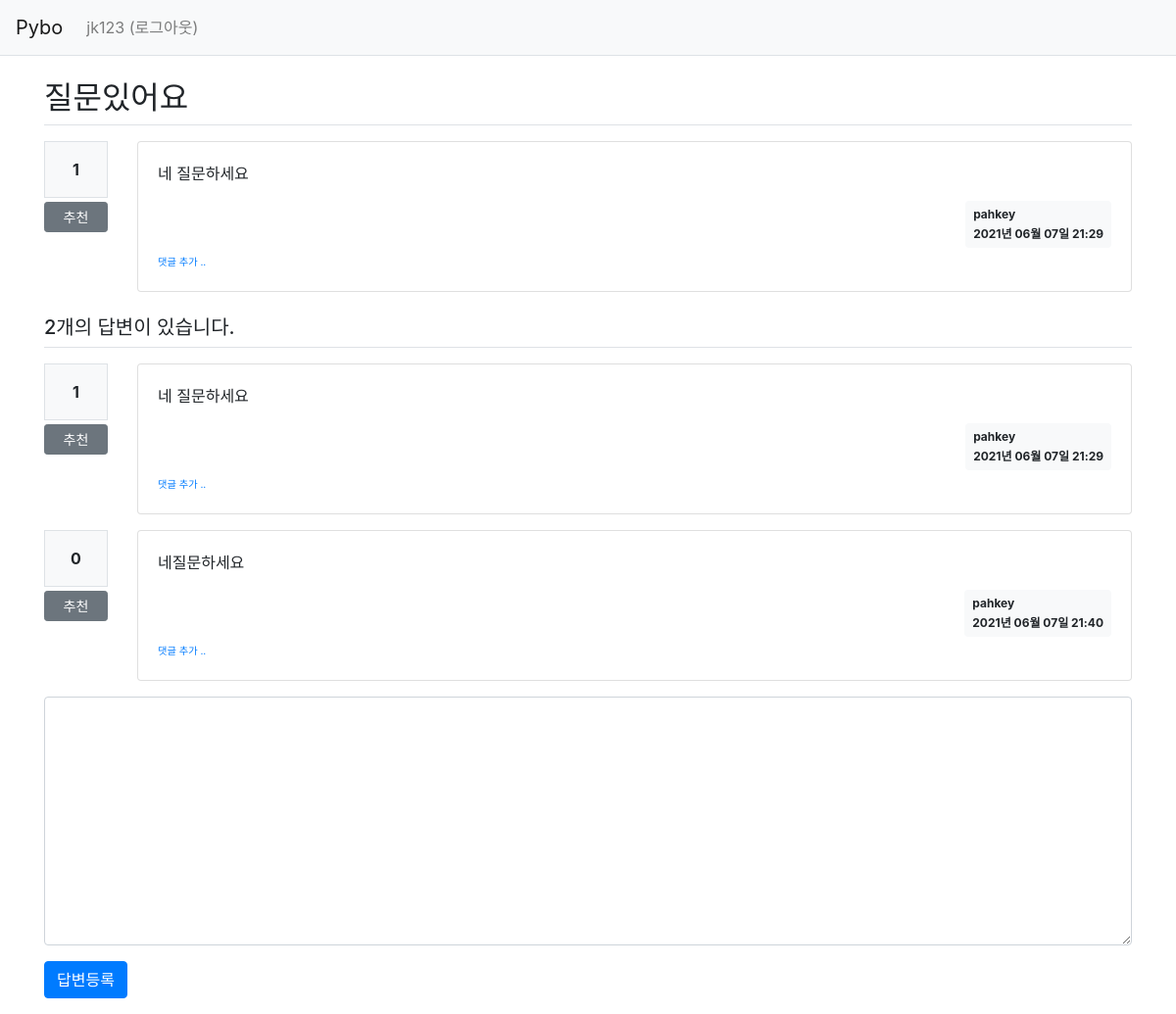
Screenshot of /question/detail/1/ (signed in) with the database file from the repository.
### pybo/models.py (models this page shows)
class User(db.Model):
    id = db.Column(db.Integer, primary_key=True)
    username = db.Column(db.String(150), unique=True, nullable=False)
    password = db.Column(db.String(200), nullable=False)
    email = db.Column(db.String(120), unique=True, nullable=False)

class Question(db.Model):
    id = db.Column(db.Integer, primary_key=True)
    subject = db.Column(db.String(200), nullable=False)
    content = db.Column(db.Text(), nullable=False)
    create_date = db.Column(db.DateTime(), nullable=False)
    user_id = db.Column(db.Integer, db.ForeignKey('user.id', ondelete='CASCADE'), nullable=False)
    user = db.relationship('User', backref=db.backref('question_set'))
    modify_date = db.Column(db.DateTime(), nullable=True)
    voter = db.relationship('User', secondary=question_voter, backref=db.backref('question_voter_set'))

class Answer(db.Model):
    id = db.Column(db.Integer, primary_key=True)
    question_id = db.Column(db.Integer, db.ForeignKey('question.id', ondelete='CASCADE'))
    question = db.relationship('Question', backref=db.backref('answer_set'))
    content = db.Column(db.Text(), nullable=False)
    create_date = db.Column(db.DateTime(), nullable=False)
    user_id = db.Column(db.Integer, db.ForeignKey('user.id', ondelete='CASCADE'), nullable=False)
    user = db.relationship('User', backref=db.backref('answer_set'))
    modify_date = db.Column(db.DateTime(), nullable=True)
    voter = db.relationship('User', secondary=answer_voter, backref=db.backref('answer_voter_set'))

### pybo/views/question_views.py (the view)
@bp.route('/detail/<int:question_id>/')
def detail(question_id):
    form = AnswerForm()
    question = Question.query.get_or_404(question_id)
    return render_template('question/question_detail.html', question=question, form=form)

### pybo/forms.py
class AnswerForm(FlaskForm):
    content = TextAreaField('내용', validators=[DataRequired('내용은 필수입력 항목입니다.')])

### pybo/filter.py (called while the page is built)
def format_datetime(value, fmt='%Y년 %m월 %d일 %H:%M'):
    return value.strftime(fmt)

### pybo/views/auth_views.py (called while the page is built)
@bp.before_app_request
def load_logged_in_user():
    user_id = session.get('user_id')
    if user_id is None:
        g.user = None
    else:
        g.user = User.query.get(user_id)

### pybo/templates/question/question_detail.html (shortened to what this page needs)
{% extends 'base.html' %}
{% block content %}
<div class="container my-3">
    <h2 class="border-bottom py-2">{{ question.subject }}</h2>
    <div class="row my-3">
        <div class="col-1">
            <div class="bg-light text-center p-3 border font-weight-bolder mb-1">{{ question.voter|length }}</div>
            <a href="#" data-uri="{{ url_for('vote.question', question_id=question.id) }}"
               class="recommend btn btn-sm btn-secondary btn-block my-1">추천</a>
        </div>
        <div class="col-11">
            <div class="card">
                <div class="card-body">
                    <div class="card-text">{{ question.content|markdown }}</div>
                    <div class="d-flex justify-content-end">
                        <div class="badge badge-light p-2 text-left">
                            <div class="mb-2">{{ question.user.username }}</div>
                            <div>{{ question.create_date|datetime }}</div>
                        </div>
                    </div>
                    <div>
                        <a href="{{ url_for('comment.create_question', question_id=question.id) }}"
                           class="small"><small>댓글 추가 ..</small></a>
                    </div>
                </div>
            </div>
        </div>
    </div>
    <h5 class="border-bottom my-3 py-2">{{ question.answer_set|length }}개의 답변이 있습니다.</h5>
    {% for answer in question.answer_set %}
    <div class="row my-3">
        <div class="col-1">
            <div class="bg-light text-center p-3 border font-weight-bolder mb-1">{{ answer.voter|length }}</div>
            <a href="#" data-uri="{{ url_for('vote.answer', answer_id=answer.id) }}"
                class="recommend btn btn-sm btn-secondary btn-block my-1">추천</a>
        </div>
        <div class="col-11">
            <div class="card">
                <div class="card-body">
                    <div class="card-text">{{ answer.content|markdown }}</div>
                    <div class="d-flex justify-content-end">
                        <div class="badge badge-light p-2 text-left">
                            <div class="mb-2">{{ answer.user.username }}</div>
                            <div>{{ answer.create_date|datetime }}</div>
                        </div>
                    </div>
                    <div>
                        <a href="{{ url_for('comment.create_answer', answer_id=answer.id) }}"
                           class="small"><small>댓글 추가 ..</small></a>
                    </div>
                </div>
            </div>
        </div>
    </div>
    {% endfor %}
    <form action="{{ url_for('answer.create', question_id=question.id) }}" method="post" class="my-3">
        <div class="form-group">
            <textarea {% if not g.user %}disabled{% endif %}
                    name="content" id="content" class="form-control" rows="10"></textarea>
        </div>
        <input type="submit" value="답변등록" class="btn btn-primary">
    </form>
</div>
{% endblock %}

### pybo/templates/navbar.html (shortened to what this page needs)
<nav class="navbar navbar-expand-lg navbar-light bg-light border-bottom">
    <a class="navbar-brand" href="{{ url_for('main.index') }}">Pybo</a>
    <div class="collapse navbar-collapse flex-grow-0" id="navbarNav">
        {% if g.user %}
        <ul class="navbar-nav">
            <li class="nav-item ">
                <a class="nav-link" href="{{ url_for('auth.logout') }}">{{ g.user.username }} (로그아웃)</a>
            </li>
        </ul>
        {% endif %}
    </div>
</nav>

### rows the page displays
User: user.username "jk123"
Question: subject "질문있어요", content "네 질문하세요", create_date "2021년 06월 07일 21:29"
User: user.username "pahkey"
Answer: voter|length "1", content "네 질문하세요", user.username "pahkey", create_date "2021년 06월 07일 21:29"
Answer: voter|length "0", content "네질문하세요", user.username "pahkey", create_date "2021년 06월 07일 21:40"

### other values shown
{{ question.voter|length }} "1"
{{ question.answer_set|length }} "2"
